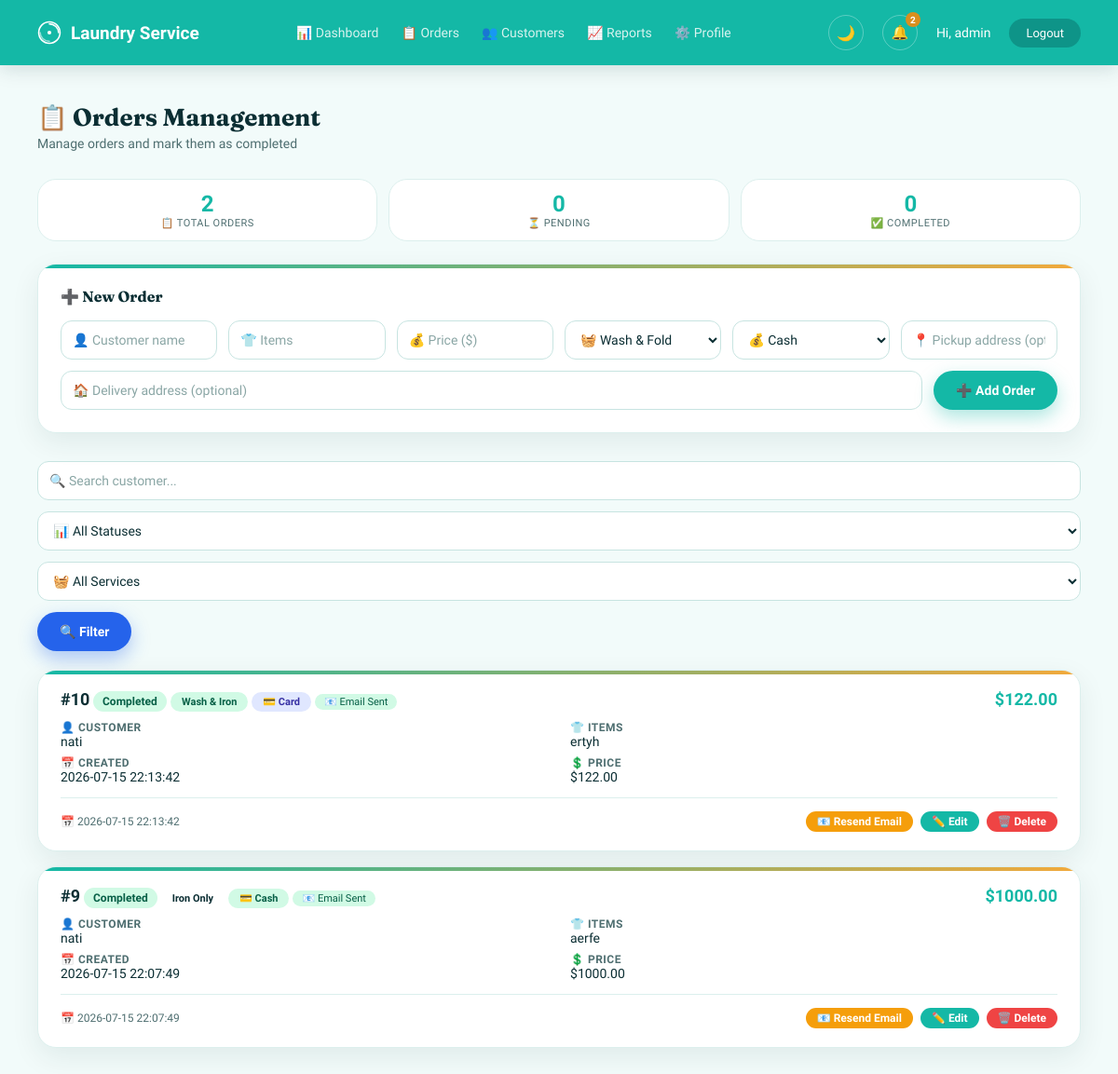
/orders/advanced (signed in), run on the app's committed database.
### tables this page shows
CREATE TABLE orders (
                id INTEGER PRIMARY KEY AUTOINCREMENT,
                customer_name TEXT NOT NULL,
                item_description TEXT NOT NULL,
                price REAL NOT NULL,
                status TEXT NOT NULL DEFAULT 'Pending',
                created_at TEXT DEFAULT CURRENT_TIMESTAMP
            , service_type TEXT DEFAULT 'Wash & Fold', weight REAL DEFAULT 0, payment_method TEXT DEFAULT 'Cash', pickup_address TEXT, delivery_address TEXT, pickup_date TEXT, delivery_date TEXT, notes TEXT);

### app.py (the view, shortened to what this page needs)
@app.route("/orders/advanced", methods=["GET", "POST"])
@login_required
def orders_advanced():
    search = request.args.get("search", "").strip()
    status_filter = request.args.get("status", "").strip()
    service_filter = request.args.get("service_type", "").strip()
    query = "SELECT * FROM orders WHERE 1=1"
    params = []
    if search:
        query += " AND customer_name LIKE ?"
        params.append(f"%{search}%")
    if status_filter:
        query += " AND status = ?"
        params.append(status_filter)
    if service_filter:
        query += " AND service_type = ?"
        params.append(service_filter)
    query += " ORDER BY id DESC"
    with get_db() as conn:
        orders = conn.execute(query, params).fetchall()
    return render_template("orders_advanced.html",
                         orders=orders,
                         search=search,
                         status_filter=status_filter,
                         service_filter=service_filter)

### app.py (called while the page is built)
@app.context_processor
def inject_csrf():
    if "csrf_token" not in session:
        session["csrf_token"] = secrets.token_hex(16)
    return {"csrf_token": session.get("csrf_token")}

def login_required(f):
    @wraps(f)
    def decorated_function(*args, **kwargs):
        if "username" not in session:
            flash("Please log in first.")
            return redirect(url_for("login"))
        return f(*args, **kwargs)
    return decorated_function

@app.context_processor
def inject_notifications():
    if "username" not in session:
        return {}
    with get_db() as conn:
        unread_count = conn.execute("SELECT COUNT(*) FROM notifications WHERE is_read = 0").fetchone()[0]
        recent_notifications = conn.execute("SELECT * FROM notifications ORDER BY id DESC LIMIT 5").fetchall()
    return {
        "unread_count": unread_count,
        "recent_notifications": recent_notifications,
    }

### database.py (called while the page is built)
def get_connection():
    conn = sqlite3.connect(DB_NAME)
    conn.row_factory = sqlite3.Row
    return conn

@contextmanager
def get_db():
    conn = get_connection()
    try:
        yield conn
        conn.commit()
    except Exception:
        conn.rollback()
        raise
    finally:
        conn.close()

### templates/orders_advanced.html (shortened to what this page needs)
{% extends "base.html" %}
{% block extra_styles %}
<link rel="stylesheet" href="{{ url_for('static', filename='dashboard.css') }}">
{% endblock %}
{% block content %}
{% include "_navbar.html" %}
<div class="dashboard-content">
    <h1>📋 Orders Management</h1>
    <p class="subtitle">Manage orders and mark them as completed</p>
    {% set total = orders|length %}
    {% set pending = 0 %}
    {% set completed = 0 %}
    {% for order in orders %}
        {% if order["status"] == "Pending" %}{% set pending = pending + 1 %}{% endif %}
        {% if order["status"] == "Completed" %}{% set completed = completed + 1 %}{% endif %}
    {% endfor %}
    <div class="stats-bar">
        <div class="stat-item">
            <div class="number">{{ total }}</div>
            <div class="label">📋 Total Orders</div>
        </div>
        <div class="stat-item">
            <div class="number">{{ pending }}</div>
            <div class="label">⏳ Pending</div>
        </div>
        <div class="stat-item">
            <div class="number">{{ completed }}</div>
            <div class="label">✅ Completed</div>
        </div>
    </div>
    <div class="order-form-card">
        <h2>➕ New Order</h2>
        <form method="POST" action="{{ url_for('orders_advanced') }}" class="order-form">
            <input type="text" name="customer_name" placeholder="👤 Customer name" required>
            <input type="text" name="item_description" placeholder="👕 Items" required>
            <input type="number" step="0.01" name="price" placeholder="💰 Price ($)" required>
            <select name="service_type">
                <option value="Wash & Fold">🧺 Wash & Fold</option>
            </select>
            <select name="payment_method">
                <option value="Cash">💰 Cash</option>
            </select>
            <input type="text" name="pickup_address" placeholder="📍 Pickup address (optional)">
            <input type="text" name="delivery_address" placeholder="🏠 Delivery address (optional)">
            <button type="submit">➕ Add Order</button>
        </form>
    </div>
    <div class="filter-bar">
        <form method="GET" action="{{ url_for('orders_advanced') }}" class="filter-form">
            <input type="text" name="search" placeholder="🔍 Search customer..." value="{{ search or '' }}">
            <select name="status">
                <option value="">📊 All Statuses</option>
            </select>
            <select name="service_type">
                <option value="">🧺 All Services</option>
            </select>
            <button type="submit" class="filter-btn">🔍 Filter</button>
        </form>
    </div>
    {% for order in orders %}
    <div class="order-card">
        <div class="order-header">
            <div>
                <span class="order-id">#{{ order["id"] }}</span>
                <span class="status-badge status-{{ order['status'] }}">
                    {{ order["status"] }}
                </span>
                <span class="service-badge badge-{{ order['service_type']|replace('&', '')|replace(' ', '') }}">
                    {{ order["service_type"] }}
                </span>
                <span class="service-badge payment-{{ order['payment_method']|replace(' ', '') }}">
                    💳 {{ order["payment_method"] }}
                </span>
                {% if order["status"] == "Completed" %}
                    <span class="email-badge">📧 Email Sent</span>
                {% endif %}
            </div>
            <div style="font-size:18px; font-weight:700; color:var(--primary);">
                ${{ "%.2f"|format(order["price"]) }}
            </div>
        </div>
        <div class="order-body">
            <div>
                <div class="label">👤 Customer</div>
                <div class="value">{{ order["customer_name"] }}</div>
            </div>
            <div>
                <div class="label">👕 Items</div>
                <div class="value">{{ order["item_description"] }}</div>
            </div>
            <div>
                <div class="label">📅 Created</div>
                <div class="value">{{ order["created_at"] }}</div>
            </div>
            <div>
                <div class="label">💲 Price</div>
                <div class="value">${{ "%.2f"|format(order["price"]) }}</div>
            </div>
        </div>
        <div class="order-footer">
            <div style="font-size:12px; color:var(--text-secondary);">
                📅 {{ order["created_at"] }}
            </div>
            <div class="btn-group">
                {% if order["status"] == "Completed" %}
                    <a href="{{ url_for('notify_customer', order_id=order['id']) }}" class="btn btn-notify btn-sm">📧 Resend Email</a>
                {% endif %}
                <a href="{{ url_for('edit_order', order_id=order['id']) }}" class="btn btn-edit btn-sm">✏️ Edit</a>
                <a href="{{ url_for('delete_order', order_id=order['id']) }}" class="btn btn-delete btn-sm" onclick="return confirm('Delete order #{{ order['id'] }}?');">🗑️ Delete</a>
            </div>
        </div>
    </div>
    {% else %}
    <div class="order-card" style="text-align:center; color:var(--text-tertiary); padding:60px 20px;">
        <div style="font-size:48px; margin-bottom:16px;">📭</div>
        <h3 style="font-weight:400;">No Orders Yet</h3>
        <p>Add your first order using the form above!</p>
    </div>
    {% endfor %}
</div>
{% endblock %}

### static/theme.css (style rules this page uses)
:root { --bg: #F2FBFA; --card-bg: #FFFFFF; --border-color: #DCEFED; --input-bg: #FFFFFF; --input-border: #C7E4E1; --table-header-bg: #EDFAF8; --table-row-border: #E6F5F3; --text-primary: #0B2E33; --text-secondary: #4E6E70; --text-tertiary: #8AA6A5; --label-color: #2F5457; --left-panel-text: #D7F3EF; --primary: #14B8A6; --primary-dark: #0E9488; --primary-darker: #0B2E33; --accent: #F2A93B; --accent-dark: #D98F1E; --status-pending-bg: #FBEACB; --status-pending-text: #93650F; --status-completed-bg: #DCEEE2; --status-completed-text: #276245; --error-bg: #FDEBEA; --error-text: #C0392B; --flash-bg: #E1F7F3; --flash-text: #0E7C70; --dark-btn-bg: #2F5457; --dark-btn-hover: #3E6C6F; --shadow-card: 0 10px 30px rgba(11, 46, 51, 0.08); --shadow-card-hover: 0 16px 36px rgba(11, 46, 51, 0.14); --shadow-button: 0 8px 20px rgba(20, 184, 166, 0.35); --radius-pill: 999px; --radius-card: 20px; --radius-input: 12px; --font-display: 'Fraunces', Georgia, serif; --font-body: 'Work Sans', Arial, sans-serif; --font-mono: 'JetBrains Mono', 'Courier New', monospace; }
body { font-family: var(--font-body); background-color: var(--bg); color: var(--text-primary); transition: background-color 0.3s ease, color 0.3s ease; }
h1, h2, .left-panel h1, .nav-brand, .card h2, .order-form-card h2 { font-family: var(--font-display); }
body, .card, .stat-card, .order-form-card, .table-card, .order-card, .customer-card, input, select, textarea, .navbar, .left-panel, .right-panel, .flash-box, .error-message, .dashboard-content { transition: background-color 0.3s ease, color 0.3s ease, border-color 0.3s ease, box-shadow 0.3s ease; }
.stat-card, .order-form-card, .table-card, .order-card, .customer-card { position: relative; overflow: hidden; border-bottom: 2px dashed var(--border-color); background-color: var(--card-bg); border: 1px solid var(--border-color); border-radius: var(--radius-card); box-shadow: var(--shadow-card); transition: all 0.3s ease; }
.stat-card::before, .order-form-card::before, .table-card::before, .order-card::before, .customer-card::before { content: ""; position: absolute; top: 0; left: 0; right: 0; height: 4px; background: linear-gradient(90deg, var(--primary), var(--accent)); }
body { animation: page-fade-in 0.35s ease both; }
button:not(.theme-toggle):not(.notification-bell) { transition: transform 0.15s ease, box-shadow 0.15s ease, background-color 0.15s ease; }
input, select, textarea { background-color: var(--input-bg); color: var(--text-primary); border: 1px solid var(--input-border); border-radius: var(--radius-input); padding: 10px 14px; font-size: 14px; transition: all 0.3s ease; width: 100%; }
input::placeholder { color: var(--text-tertiary); }
.status-badge { display: inline-block; padding: 4px 10px; border-radius: 999px; font-size: 12px; font-weight: bold; }
.status-Completed { background-color: var(--status-completed-bg); color: var(--status-completed-text); }
.service-badge { display: inline-block; padding: 4px 12px; border-radius: 999px; font-size: 11px; font-weight: 600; }
.badge-WashIron { background: #d1fae5; color: #065f46; }
.payment-Cash { background: #d1fae5; color: #065f46; }
.payment-Card { background: #e0e7ff; color: #3730a3; }
.order-form-card, .table-card, .order-card, .customer-card { animation: card-fade-up 0.5s ease 0.1s both; }
.status-badge { display: inline-block; animation: badge-pop 0.3s ease both; }

### data on the page
orders: id "10", status "Completed", service_type "Wash & Iron", payment_method "Card", shows "📧 Email Sent", price "122.00", customer_name "nati", item_description "ertyh", created_at "2026-07-15 22:13:42"
orders: id "9", status "Completed", service_type "Iron Only", payment_method "Cash", shows "📧 Email Sent", price "1000.00", customer_name "nati", item_description "aerfe", created_at "2026-07-15 22:07:49"

### other printed values
{{ unread_count }} "2"
{{ session.get('username', '') }} "admin"
{{ total }} "2"
{{ pending }} "0"
{{ completed }} "0"
